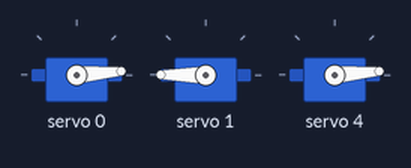
A sketch run on a simulated Arduino Uno, built with avr-gcc and run on an emulated ATmega328P. On the bench: 3 × servo.

Above: at 0.05 s.
At 2.0 s:
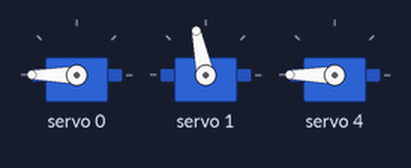
Timing chart, 0 to 4.6 s (numbered marks = the images above):
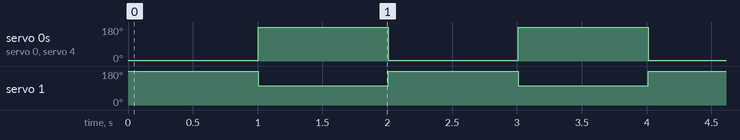

Measured:
- by itself, servo 0, servo 4: alternates 180° for 1.0 s and 5° for 1.0 s
- by itself, servo 1: alternates 180° for 1.0 s and 102° for 1.0 s

The sketch:

esp8266_code2.ino
```cpp
// http://arduino.esp8266.com/stable/package_esp8266com_index.json


#include "Wire.h"
#include "Adafruit_PWMServoDriver.h"
Adafruit_PWMServoDriver pwm = Adafruit_PWMServoDriver(0x40);

#define MIN_PULSE_WIDTH 600
#define MAX_PULSE_WIDTH 2600
#define FREQUENCY 50

void setup() {
  pwm.begin();
  pwm.setPWMFreq(FREQUENCY);
}

int pulseWidth(int angle) {
  int pulse_wide, analog_value;
  pulse_wide = map(angle, 0, 180, MIN_PULSE_WIDTH, MAX_PULSE_WIDTH);
  analog_value = int(float(pulse_wide) / 1000000 * FREQUENCY * 4096);
  return analog_value;
}

void loop() {
  pwm.setPWM(0, 0, pulseWidth(0));
  pwm.setPWM(1, 0, pulseWidth(180));
  pwm.setPWM(4, 0, pulseWidth(0));
  delay(1000);
  pwm.setPWM(0, 0, pulseWidth(180));
  pwm.setPWM(1, 0, pulseWidth(90));
  pwm.setPWM(4, 0, pulseWidth(180));
  delay(1000);

}
```
